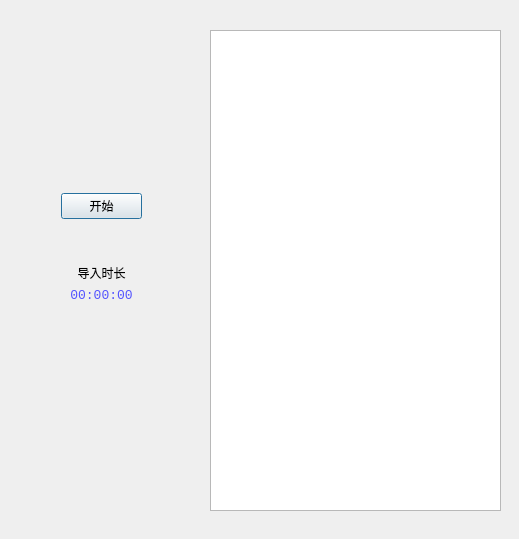
<?xml version="1.0" encoding="UTF-8"?>
<ui version="4.0">
 <class>ImporterDialog</class>
 <widget class="QDialog" name="ImporterDialog">
  <property name="geometry">
   <rect>
    <x>0</x>
    <y>0</y>
    <width>519</width>
    <height>539</height>
   </rect>
  </property>
  <property name="sizePolicy">
   <sizepolicy hsizetype="Preferred" vsizetype="Fixed">
    <horstretch>0</horstretch>
    <verstretch>0</verstretch>
   </sizepolicy>
  </property>
  <property name="windowTitle">
   <string>简易导入</string>
  </property>
  <widget class="QPlainTextEdit" name="consoleTextEdit">
   <property name="geometry">
    <rect>
     <x>210</x>
     <y>30</y>
     <width>291</width>
     <height>481</height>
    </rect>
   </property>
   <property name="font">
    <font>
     <family>Consolas</family>
     <pointsize>10</pointsize>
     <weight>75</weight>
     <bold>true</bold>
    </font>
   </property>
  </widget>
  <widget class="QWidget" name="layoutWidget">
   <property name="geometry">
    <rect>
     <x>61</x>
     <y>193</y>
     <width>81</width>
     <height>110</height>
    </rect>
   </property>
   <layout class="QVBoxLayout" name="verticalLayout">
    <item>
     <widget class="QPushButton" name="startButton">
      <property name="sizePolicy">
       <sizepolicy hsizetype="Minimum" vsizetype="MinimumExpanding">
        <horstretch>0</horstretch>
        <verstretch>2</verstretch>
       </sizepolicy>
      </property>
      <property name="text">
       <string>开始</string>
      </property>
      <property name="checkable">
       <bool>true</bool>
      </property>
     </widget>
    </item>
    <item>
     <spacer name="verticalSpacer">
      <property name="orientation">
       <enum>Qt::Vertical</enum>
      </property>
      <property name="sizeType">
       <enum>QSizePolicy::Minimum</enum>
      </property>
      <property name="sizeHint" stdset="0">
       <size>
        <width>20</width>
        <height>40</height>
       </size>
      </property>
     </spacer>
    </item>
    <item>
     <widget class="QLabel" name="label">
      <property name="text">
       <string>导入时长</string>
      </property>
      <property name="alignment">
       <set>Qt::AlignCenter</set>
      </property>
     </widget>
    </item>
    <item>
     <widget class="QLabel" name="timeLabel">
      <property name="font">
       <font>
        <family>Consolas</family>
        <pointsize>10</pointsize>
       </font>
      </property>
      <property name="styleSheet">
       <string notr="true">color: rgb(85, 85, 255);</string>
      </property>
      <property name="text">
       <string>00:00:00</string>
      </property>
      <property name="alignment">
       <set>Qt::AlignCenter</set>
      </property>
     </widget>
    </item>
   </layout>
  </widget>
 </widget>
 <resources/>
 <connections/>
</ui>
